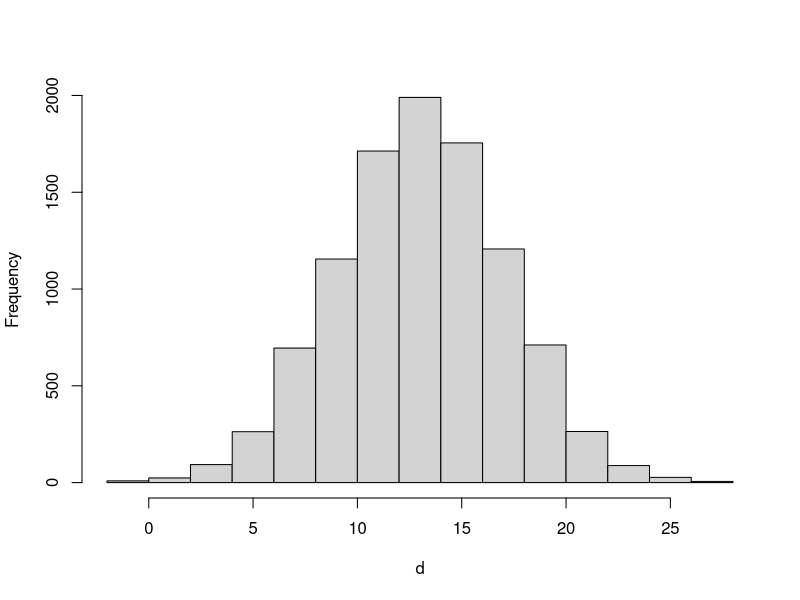
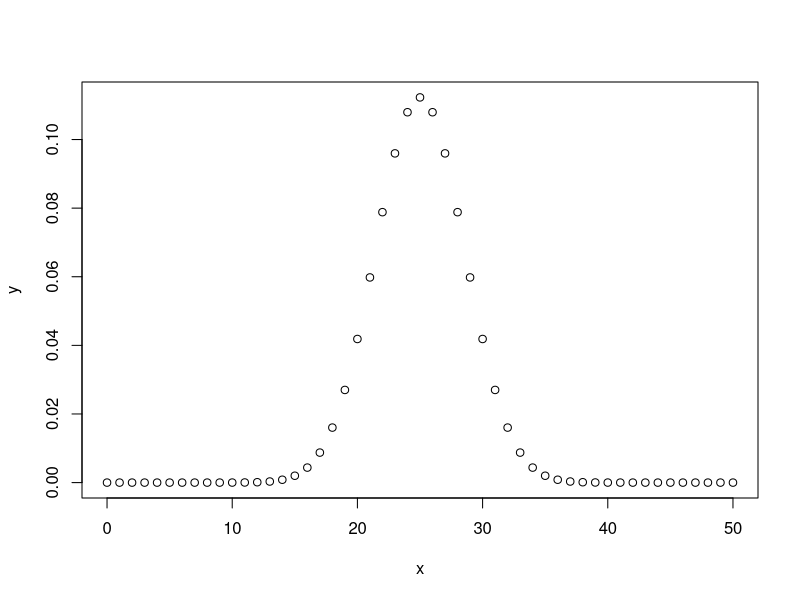
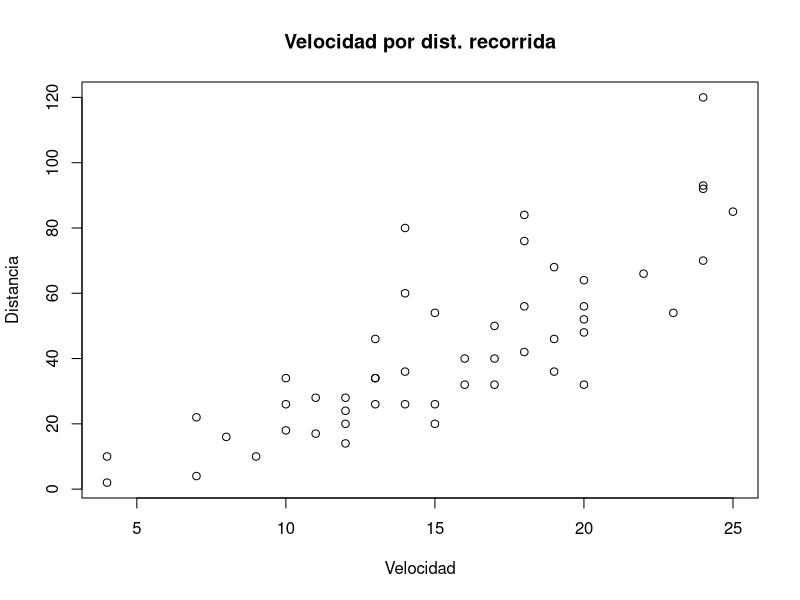
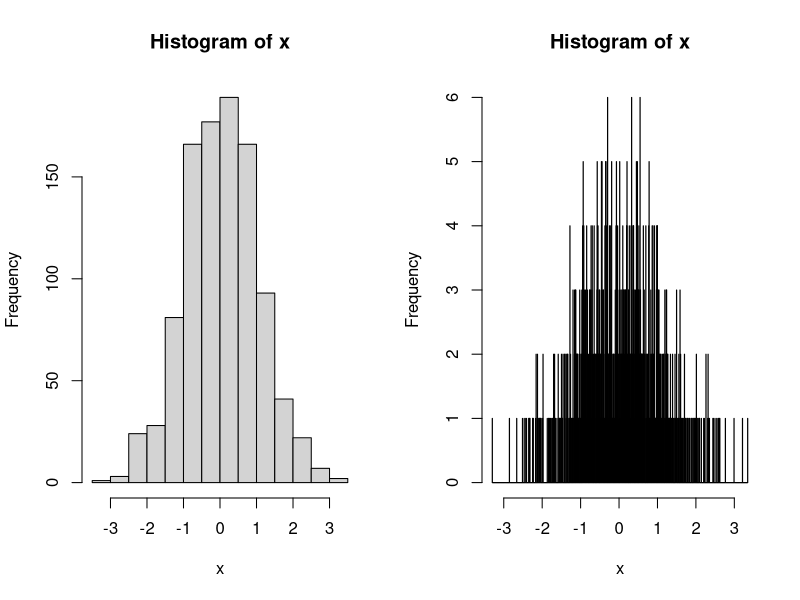
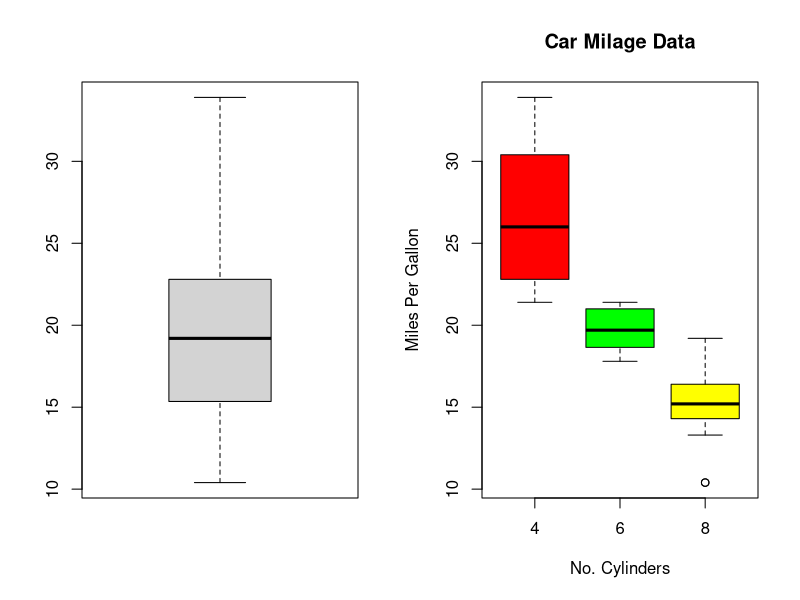
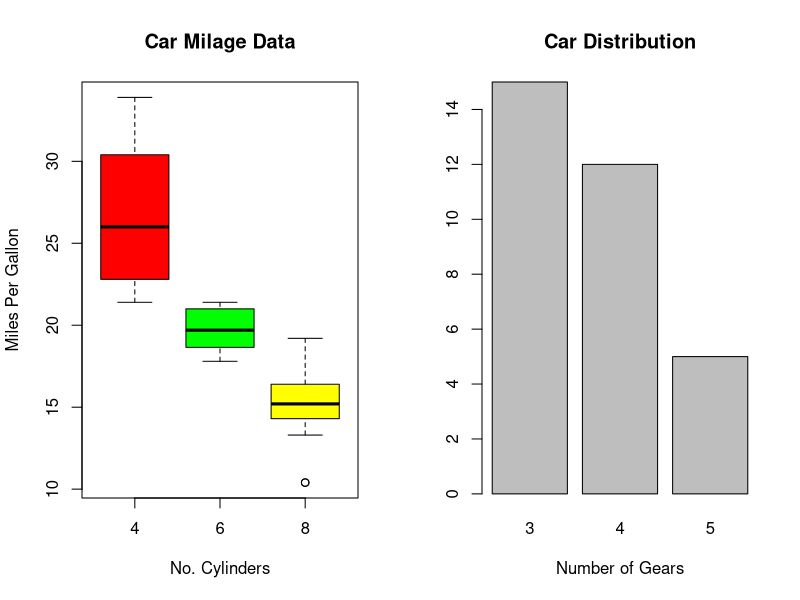
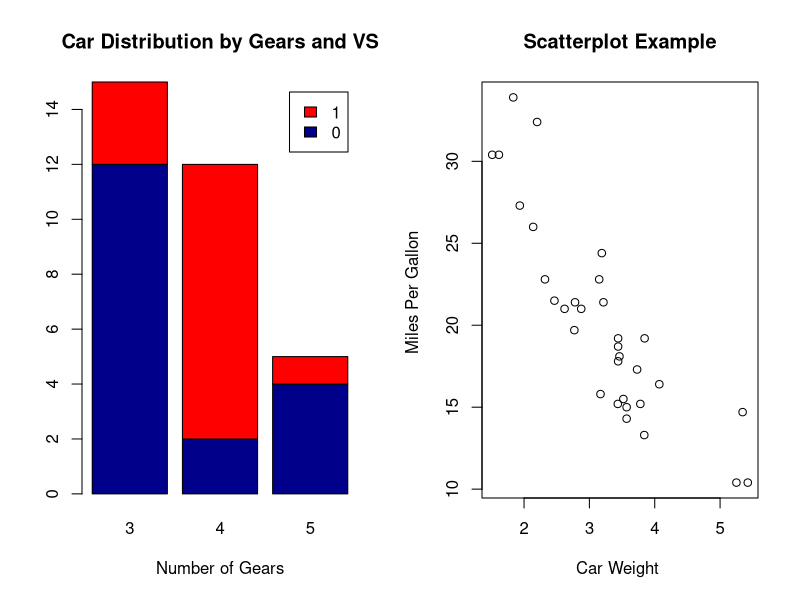
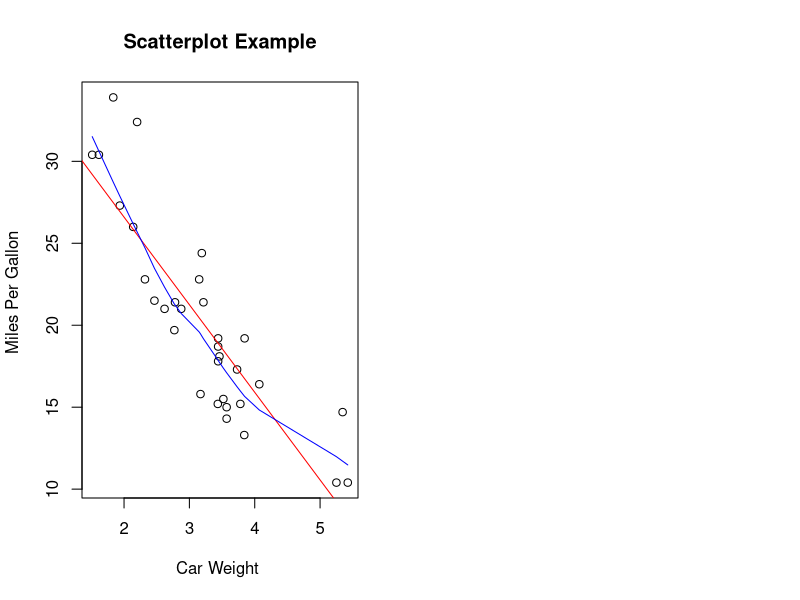

Write the R code that produced these figures, in order.
## ---- chunk 1
x<-5
if (x > 3){
        y <- 10
} else {
        y <- 0
}
x
y
## ---- chunk 2
for (i in 1:3){
	print(i)
}
## ---- chunk 3
x<-c("a","b","c","d")
for (i in 1:4){
	print(x[i])
}
## ---- chunk 4
x<-c("a","b","c","d")
for (i in seq(1,length(x))){
	print(x[i])
}
## ---- chunk 5
for (i in seq_along(x)){
	print(x[i])
}
for (letra in x){
	print(letra)
}
## ---- chunk 6
x<-matrix(1:6,2,3) #¿Qué genera esta línea? 
for (i in 1:nrow(x)){
	for (j in 1:ncol(x)){
		print(x[i,j])
	}
}
## ---- chunk 7
count<-0
while(count < 4){
        print(count)
        count<-count + 1 
}
## ---- chunk 8
z<-5
while(z > 3 & z < 9){
        print(z)
        coin<-rbinom(1,1,0.5)
        if (coin == 1){
                z<-z+1
        } else {
                z<-z-1
        }
}
## ---- chunk 9
for (i in 1:6){
        if (i<=2){
                next
        }
        print(i)
}
## ---- chunk 10
str(apply)
## ---- chunk 11
options(digits=4)
x<-matrix(rnorm(200),20,10)
apply(x,2,mean) # media sobre columnas
apply(x,1,sum) # suma sobre filas
## ---- chunk 12
options(digits=4)
x<-matrix(rnorm(200),40,5)
apply(x,2,quantile,probs=c(0.25,0.5,0.75))
## ---- chunk 13
str(lapply)
## ---- chunk 14
x<-list(a=1:5,b=rnorm(10),c=rnorm(50,1),d=rnorm(100,5))
lapply(x,mean)
## ---- chunk 15
x<-list(a=matrix(1:4,2,2),b=matrix(1:6,3,2))
x
## ---- chunk 16
lapply(x, function(x) x[,1])
## ---- chunk 17
dnorm(0)
dnorm(0, mean=23, sd=10)
vals <- c(0,1,2)
dnorm(vals, mean=23, sd=10)
## ---- chunk 18
pnorm(0)
pnorm(1)
vals <- c(-2,-1,0,1,2)
pnorm(vals)
## ---- chunk 19
qnorm(0.025)
qnorm(0.5)
qnorm(0.975)
## ---- chunk 20
rnorm(10,0,1)
d <- rnorm(10000, 13,4)
mean(d)
sd(d)
## ---- chunk 21
d <- rnorm(10000, 13,4)
hist(d, main="")
## ---- chunk 22
x <- seq(0,50,by=1)
y <- dbinom(x,size=50,prob=0.5)
plot(x, y)
## ---- chunk 23
pbinom(25,size=50,prob=0.5)
pbinom(25,size=50,prob=0.25)
pbinom(25,size=50,prob=0.10)
pbinom(25,size=50,prob=0.05)
## ---- chunk 24
qbinom(0.5,51,1/2)
qbinom(0.25,51,1/2)
## ---- chunk 25
rbinom(5,size=100,prob=0.2)
rbinom(5,size=100,prob=0.7)
## ---- chunk 26
x<-rnorm(1000,0,1)
quantile(x,prob=c(0.25,0.5,0.75))
summary(x)
## ---- chunk 27
str(plot)
## ---- chunk 28
plot(cars$speed,cars$dist
     ,main="Velocidad por dist. recorrida"
     ,xlab="Velocidad",ylab="Distancia")
## ---- chunk 29
x<-rnorm(1000,0,1)
par(mfrow=c(1,2))
hist(x)
hist(x,breaks=1000)
## ---- chunk 30
boxplot(mtcars$mpg)
boxplot(mpg~cyl,data=mtcars, main="Car Milage Data"
	, xlab="No. Cylinders", ylab="Miles Per Gallon"
	, col=c("red","green","yellow"))
## ---- chunk 31
boxplot(mpg~cyl,data=mtcars, main="Car Milage Data"
	, xlab="No. Cylinders", ylab="Miles Per Gallon"
	, col=c("red","green","yellow"))
## ---- chunk 32
counts <- table(mtcars$gear)
barplot(counts, main="Car Distribution", 
  	xlab="Number of Gears")
## ---- chunk 33
counts <- table(mtcars$vs, mtcars$gear)
barplot(counts, main="Car Distribution by Gears and VS",
  xlab="Number of Gears", col=c("darkblue","red"),
 	legend = rownames(counts))
## ---- chunk 34
str(barplot)
## ---- chunk 35
plot(mtcars$wt, mtcars$mpg, main="Scatterplot Example", 
  	xlab="Car Weight ", ylab="Miles Per Gallon ")
## ---- chunk 36
plot(mtcars$wt, mtcars$mpg, main="Scatterplot Example", 
  	xlab="Car Weight ", ylab="Miles Per Gallon ")
abline(lm(mtcars$mpg~mtcars$wt), col="red") 
lines(lowess(mtcars$wt,mtcars$mpg), col="blue")
